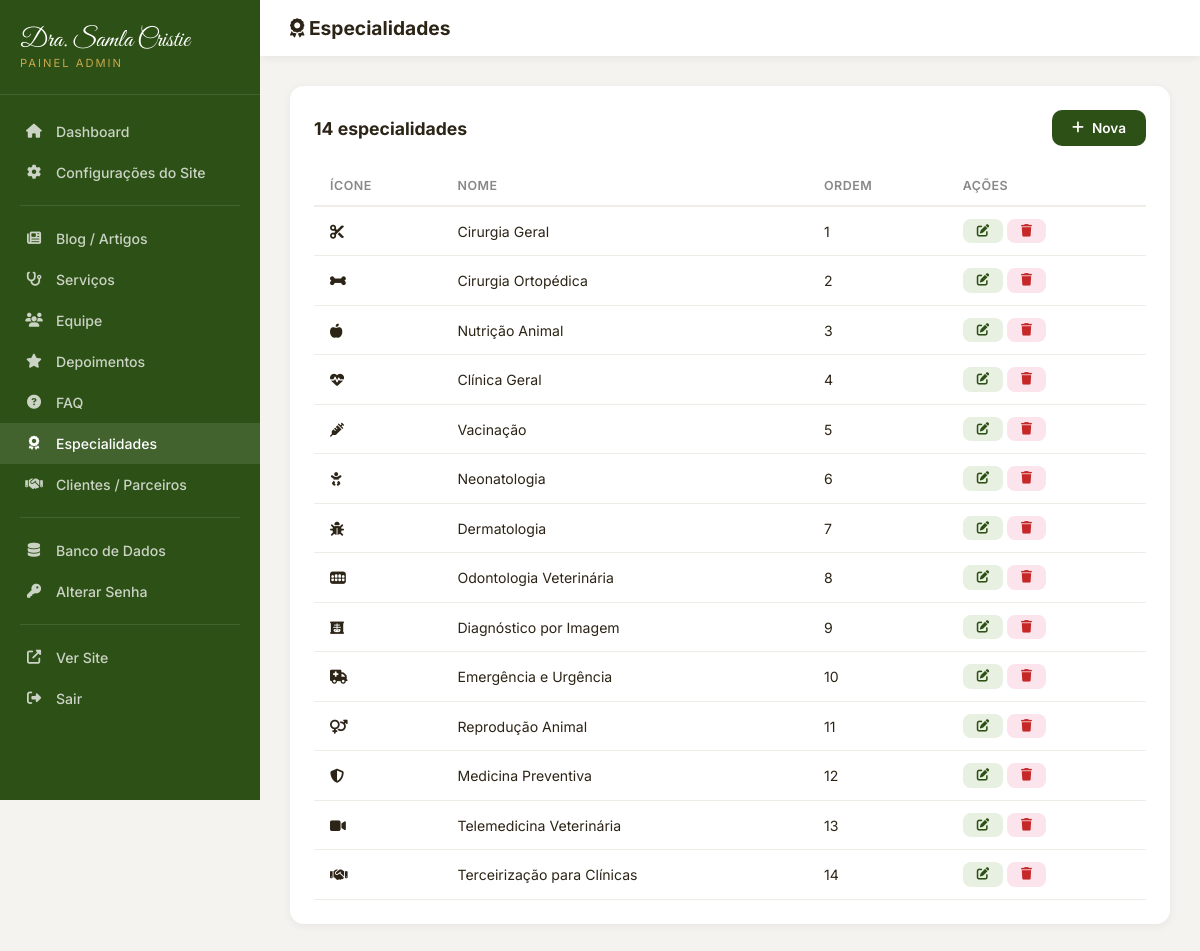
The app's page /admin/specialties.php (signed in) with its own data.
### tables this page shows
CREATE TABLE IF NOT EXISTS `specialties` (
    `id` INT AUTO_INCREMENT PRIMARY KEY,
    `name` VARCHAR(200) NOT NULL,
    `icon` VARCHAR(50) DEFAULT 'fas fa-star',
    `sort_order` INT DEFAULT 0,
    `active` TINYINT(1) DEFAULT 1
);

### config.php (called while the page is built, shortened)
<?php
function e($str) {
    return htmlspecialchars($str ?? '', ENT_QUOTES, 'UTF-8');
}

### admin/specialties.php (the view, shortened to what this page needs)
<?php
$db = getDB(); $msg = ''; $editItem = null;
$items=$db->query("SELECT * FROM specialties ORDER BY sort_order")->fetchAll();
?>
<!DOCTYPE html><html lang="pt-BR"><head><meta charset="UTF-8"><meta name="viewport" content="width=device-width,initial-scale=1.0"><title>Especialidades - Admin</title>
<link rel="stylesheet" href="https://cdnjs.cloudflare.com/ajax/libs/font-awesome/6.5.1/css/all.min.css"><link rel="stylesheet" href="admin.css"></head><body>
<div class="admin-wrapper"><?php include 'sidebar.php'; ?>
<div class="main-content"><div class="topbar"><div style="display:flex;align-items:center;gap:12px;"><h2><i class="fas fa-award"></i> Especialidades</h2></div></div>
<div class="content">
<?php if($editItem!==null):?>
<div class="admin-card"><form method="POST"><input type="hidden" name="id" value="<?=e($editItem['id'])?>">
<div class="form-grid">
<div class="form-group"><label>Nome</label><input type="text" name="name" value="<?=e($editItem['name'])?>" required></div>
<div class="form-group"><label>Ícone (FontAwesome)</label><input type="text" name="icon" value="<?=e($editItem['icon'])?>"></div>
<div class="form-group"><label>Ordem</label><input type="number" name="sort_order" value="<?=e($editItem['sort_order'])?>"></div>
<div class="form-group"><label style="margin-bottom:10px;">Status</label><label style="display:flex;align-items:center;gap:8px;font-size:0.9rem;text-transform:none;letter-spacing:0;"><input type="checkbox" name="active" <?=$editItem['active']?'checked':''?>> Ativo</label></div>
</div><div class="form-actions"><button type="submit" class="btn-save"><i class="fas fa-save"></i> Salvar</button><a href="specialties.php" class="btn-cancel">Cancelar</a></div></form></div>
<?php else:?>
<div class="admin-card"><div class="admin-card-header"><h3><?=count($items)?> especialidades</h3><a href="specialties.php?new=1" class="btn-add"><i class="fas fa-plus"></i> Nova</a></div>
<table class="admin-table"><thead><tr><th>Ícone</th><th>Nome</th><th>Ordem</th><th>Ações</th></tr></thead><tbody>
<?php foreach($items as $i):?><tr><td><i class="<?=e($i['icon'])?>"></i></td><td><?=e($i['name'])?></td><td><?=$i['sort_order']?></td>
<td><a href="specialties.php?edit=<?=$i['id']?>" class="btn-sm btn-edit"><i class="fas fa-edit"></i></a> <a href="specialties.php?delete=<?=$i['id']?>" class="btn-sm btn-delete" onclick="return confirm('Excluir?')"><i class="fas fa-trash"></i></a></td></tr>
<?php endforeach;?></tbody></table></div>
<?php endif;?></div></div></div></body></html>

### admin/admin.css (style rules this page uses)
* { margin:0; padding:0; box-sizing:border-box; }
body { font-family:'Inter',sans-serif; background:#f5f3ef; color:#2c2416; }
a { text-decoration:none; color:inherit; }
.admin-wrapper { display:flex; min-height:100vh; }
.main-content { flex:1; margin-left:260px; }
.topbar { background:#fff; padding:16px 30px; display:flex; justify-content:space-between; align-items:center; box-shadow:0 2px 8px rgba(0,0,0,0.06); position:sticky; top:0; z-index:50; }
.topbar h2 { font-size:1.2rem; font-weight:700; }
.content { padding:30px; }
.admin-card { background:#fff; border-radius:14px; padding:24px; box-shadow:0 2px 10px rgba(0,0,0,0.06); margin-bottom:24px; }
.admin-card-header { display:flex; justify-content:space-between; align-items:center; margin-bottom:20px; flex-wrap:wrap; gap:12px; }
.admin-card-header h3 { font-size:1.1rem; font-weight:700; }
.admin-table { width:100%; border-collapse:collapse; }
.admin-table th { text-align:left; padding:12px 16px; font-size:0.78rem; text-transform:uppercase; letter-spacing:0.5px; color:#888; border-bottom:2px solid #f0ede8; font-weight:600; }
.admin-table td { padding:12px 16px; border-bottom:1px solid #f0ede8; font-size:0.88rem; vertical-align:middle; }
.btn-sm { padding:6px 14px; border-radius:8px; font-size:0.78rem; font-weight:600; border:none; cursor:pointer; transition:all 0.2s; display:inline-flex; align-items:center; gap:5px; }
.btn-add { background:#2d5016; color:#fff; padding:10px 20px; border-radius:10px; font-size:0.85rem; font-weight:600; border:none; cursor:pointer; display:inline-flex; align-items:center; gap:8px; transition:all 0.2s; }
.btn-edit { background:#e8f0e2; color:#2d5016; }
.btn-delete { background:#fce4ec; color:#c62828; }

### records on screen
specialties: name "Cirurgia Geral", sort_order "1"
specialties: name "Cirurgia Ortopédica", sort_order "2"
specialties: name "Nutrição Animal", sort_order "3"
specialties: name "Clínica Geral", sort_order "4"
specialties: name "Vacinação", sort_order "5"
specialties: name "Neonatologia", sort_order "6"
specialties: name "Dermatologia", sort_order "7"
specialties: name "Odontologia Veterinária", sort_order "8"
specialties: name "Diagnóstico por Imagem", sort_order "9"
specialties: name "Emergência e Urgência", sort_order "10"
specialties: name "Reprodução Animal", sort_order "11"
specialties: name "Medicina Preventiva", sort_order "12"
specialties: name "Telemedicina Veterinária", sort_order "13"
specialties: name "Terceirização para Clínicas", sort_order "14"

### other values on screen
count($items) "14"
